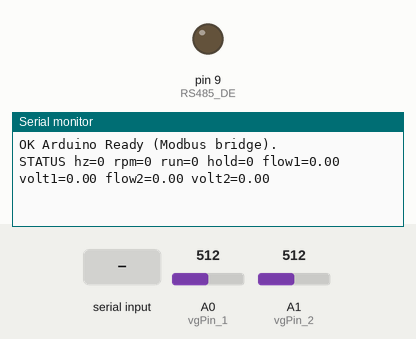
The sketch below on a simulated Arduino Uno, built with avr-gcc and run on an emulated ATmega328P. Parts: output pins drawn as LEDs (lit = HIGH), the last lines printed to the serial monitor. Inputs (shaded band) come from the test bench; at power-on: A0 (vgPin_1) = 512, A1 (vgPin_2) = 512.

Above: at 3.2 s.
3.3 s: "RUN 1\n" received over Serial
At 4.0 s:
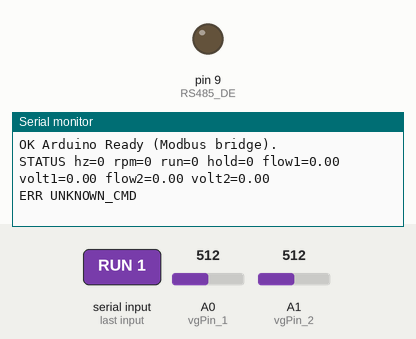
4.8 s: "RUN\n" received over Serial
At 7.6 s:
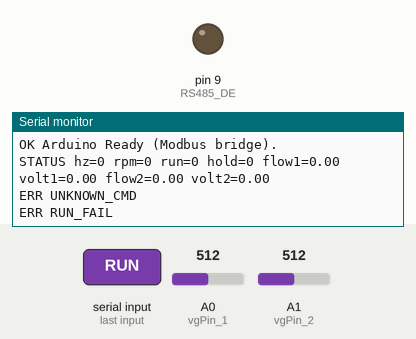
7.8 s: "SET_HZ\n" received over Serial
At 8.6 s:
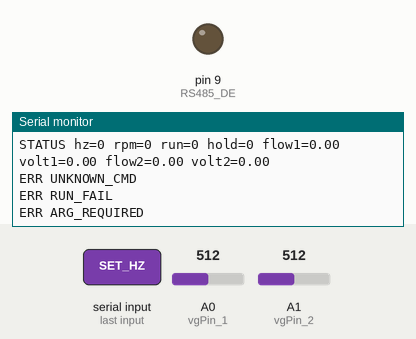

Measured:
- after the input at 3.3 s, the serial monitor: prints a new line at once (image 1)
- after the input at 4.8 s, the serial monitor: prints a new line after 2.0 s (image 2)
- after the input at 7.8 s, the serial monitor: prints a new line at once (image 3)

The sketch:

RS485.ino
```cpp
#include <ModbusMaster.h>
#include <SoftwareSerial.h>

ModbusMaster node;
String rxLine;

// Setup pin RX - TX
SoftwareSerial rs485Serial(10, 11); // RX = 10, TX = 11

// RS485
const int RS485_DE = 9;
const int RS485_RE = 9;

// Sensor 1
const int vgPin_1 = A0;
float vgVoltage_1 = 0.0;
float airFlow_1 = 0.0; // Luu luong khong khi (g/s)
int MAX_VALUE_1 = 120; // Thay doi gia tri max cua cam bien

// Sensor 2
const int vgPin_2 = A1;
float vgVoltage_2 = 0.0;
float airFlow_2 = 0.0; // Luu luong khong khi (g/s)
int MAX_VALUE_2 = 120; // Thay doi gia tri max cua cam bien

// Frequency control parameters
static const float SCALE = 166.6667f; // PWM
static const int MAX_RPM = 3000;
int hzTarget = 0;
bool inverterRunning = false;
bool stopHold = false;
unsigned long lastAutoIncMs = 0;

// ------------------------- Modbus TX dir --------------------------------
void preTransmission() { digitalWrite(RS485_DE, HIGH); digitalWrite(RS485_RE, HIGH); }
void postTransmission(){ digitalWrite(RS485_DE, LOW);  digitalWrite(RS485_RE, LOW);  }

// Write frequency (Hz) down to the inverter
bool writeFreqHz(int hz) {
  if (hz < 0) hz = 0;
  if (hz > 60) hz = 60;
  uint16_t raw = (uint16_t) lroundf(hz * SCALE);
  uint8_t res = node.writeSingleRegister(0x2000, raw);
  if (res == node.ku8MBSuccess) {
    hzTarget = hz;
    return true;
  }
  return false;
}

// Send run command to inverter
bool cmdRun()  { return node.writeSingleRegister(0x1000, 0x0001) == node.ku8MBSuccess; } // RUN

// Send stop command to inverter
bool cmdStop() {
  node.writeSingleRegister(0x2000, 0); // Reset to 0Hz and Off
  return node.writeSingleRegister(0x1000, 0x0005) == node.ku8MBSuccess;
}

int hzToRpm(int hz) {
  return (hz * MAX_RPM) / 60;
}

void hzIncrease(int fHz, int secondsF){
  vgVoltage_1 = analogRead(vgPin_1) * (5.0 / 1023.0);
  vgVoltage_2 = analogRead(vgPin_2) * (5.0 / 1023.0);
  airFlow_1 = (vgVoltage_1 - 0.5) * (MAX_VALUE_1 / (4.5 - 0.5));
  airFlow_2 = (vgVoltage_2 - 0.5) * (MAX_VALUE_2 / (4.5 - 0.5));
  if (inverterRunning && !stopHold && (millis() - lastAutoIncMs >= secondsF)) {
    lastAutoIncMs = millis();
    if (hzTarget < 60) {
      writeFreqHz(hzTarget + fHz);
      Serial.print("OK AUTO_INC "); Serial.println(hzTarget);
    }
  }
}

// Display send status
void sendStatus() {
  int rpm = hzToRpm(hzTarget);
  Serial.print("STATUS hz=");   Serial.print(hzTarget);
  Serial.print(" rpm=");        Serial.print(rpm);
  Serial.print(" run=");        Serial.print(inverterRunning ? 1 : 0);
  Serial.print(" hold=");       Serial.print(stopHold ? 1 : 0);
  Serial.print(" flow1=");      Serial.print(airFlow_1);
  Serial.print(" volt1=");      Serial.print(vgVoltage_1);
  Serial.print(" flow2=");      Serial.print(airFlow_2);
  Serial.print(" volt2=");      Serial.println(vgVoltage_2);
}

// ======================= MAIN =========================
void setup() {
  pinMode(RS485_DE, OUTPUT);
  pinMode(RS485_RE, OUTPUT);
  pinMode(vgPin_1, INPUT);
  pinMode(vgPin_2, INPUT);
  digitalWrite(RS485_DE, LOW);
  digitalWrite(RS485_RE, LOW);

  Serial.begin(115200);
  rs485Serial.begin(9600);

  node.begin(1, rs485Serial);
  node.preTransmission(preTransmission);
  node.postTransmission(postTransmission);

  // start frequency setup 0Hz
  writeFreqHz(0);
  inverterRunning = false;
  stopHold = false;
  lastAutoIncMs = millis();

  Serial.println("OK Arduino Ready (Modbus bridge).");
  sendStatus();
}

void loop() {
  while (Serial.available()) {
    char c = (char)Serial.read();
    if (c == '\r') continue;
    if (c == '\n') {
      rxLine.trim();
      if (rxLine.length() > 0) {
        // Command process
        rxLine.toUpperCase();

        // ----  Command Run -------
        if (rxLine == "RUN") {
          if (cmdRun()) { inverterRunning = true; Serial.println("OK RUN"); }
          else Serial.println("ERR RUN_FAIL");

        }

        // ----  Command Stop -------
        else if (rxLine == "STOP") {
          if (cmdStop()) { inverterRunning = false; writeFreqHz(0); Serial.println("OK STOP"); }
          else Serial.println("ERR STOP_FAIL");

        }

        // ----  Command Set Hz -------
        else if (rxLine.startsWith("SET_HZ")) {
          int spaceIdx = rxLine.indexOf(' ');
          if (spaceIdx > 0) {
            int val = rxLine.substring(spaceIdx + 1).toInt();
            if (val < 0 || val > 60) {
              Serial.println("ERR HZ_RANGE(0..60)");
            } else {
              if (writeFreqHz(val)) Serial.println("OK SET_HZ");
              else Serial.println("ERR SET_FAIL");
            }
          } else {
            Serial.println("ERR ARG_REQUIRED");
          }

        }

        // ----  Command Reset -------
        else if (rxLine == "RESET") {
          inverterRunning = false;
          if (writeFreqHz(0)) Serial.println("OK RESET");
          else Serial.println("ERR RESET_FAIL");

        }

        // ----  Command Status -------
        else if (rxLine == "STATUS") {
          sendStatus();

        }

        // ----  Command Hold Stop -------
        else if (rxLine.startsWith("HOLD_STOP")) {
          // HOLD_STOP ON|OFF
          int sp = rxLine.indexOf(' ');
          if (sp > 0) {
            String v = rxLine.substring(sp + 1);
            v.trim();
            if (v == "ON")  { stopHold = true;  Serial.println("OK HOLD_STOP ON"); }
            else if (v == "OFF") { stopHold = false; Serial.println("OK HOLD_STOP OFF"); }
            else Serial.println("ERR HOLD_ARG(ON|OFF)");
          } else {
            Serial.println("ERR ARG_REQUIRED");
          }

        } else {
          Serial.println("ERR UNKNOWN_CMD");
        }
      }
      rxLine = ""; // clear line
    } else {
      rxLine += c;
      if (rxLine.length() > 100) rxLine = "";
    }
  }

  // Tang tang so
  hzIncrease(1, 2000);


}
```
